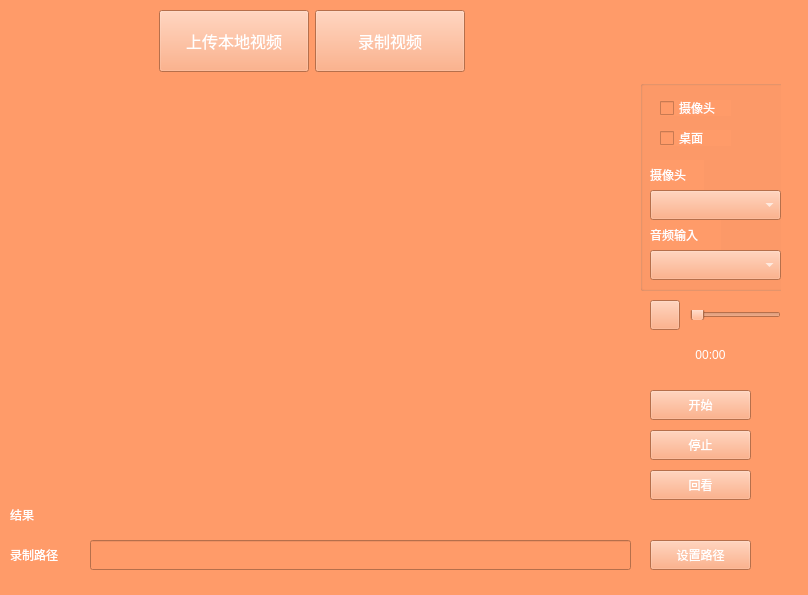
<?xml version="1.0" encoding="UTF-8"?>
<ui version="4.0">
 <class>UploadDialog</class>
 <widget class="QDialog" name="UploadDialog">
  <property name="geometry">
   <rect>
    <x>0</x>
    <y>0</y>
    <width>808</width>
    <height>595</height>
   </rect>
  </property>
  <property name="minimumSize">
   <size>
    <width>0</width>
    <height>0</height>
   </size>
  </property>
  <property name="maximumSize">
   <size>
    <width>9999</width>
    <height>9999</height>
   </size>
  </property>
  <property name="font">
   <font>
    <pointsize>12</pointsize>
   </font>
  </property>
  <property name="windowTitle">
   <string>Dialog</string>
  </property>
  <property name="styleSheet">
   <string notr="true">background-color: rgb(255, 155, 105);
color: rgb(255, 255, 255);</string>
  </property>
  <widget class="QStackedWidget" name="sw_page">
   <property name="geometry">
    <rect>
     <x>10</x>
     <y>80</y>
     <width>771</width>
     <height>501</height>
    </rect>
   </property>
   <property name="styleSheet">
    <string notr="true">background-color: rgb(255, 155, 105);</string>
   </property>
   <property name="currentIndex">
    <number>1</number>
   </property>
   <widget class="QWidget" name="page_1">
    <widget class="QLineEdit" name="le_path">
     <property name="geometry">
      <rect>
       <x>10</x>
       <y>20</y>
       <width>641</width>
       <height>41</height>
      </rect>
     </property>
     <property name="readOnly">
      <bool>true</bool>
     </property>
    </widget>
    <widget class="QPushButton" name="pb_view">
     <property name="geometry">
      <rect>
       <x>670</x>
       <y>20</y>
       <width>91</width>
       <height>41</height>
      </rect>
     </property>
     <property name="text">
      <string>浏览</string>
     </property>
    </widget>
    <widget class="QLabel" name="lb_process">
     <property name="geometry">
      <rect>
       <x>0</x>
       <y>420</y>
       <width>71</width>
       <height>31</height>
      </rect>
     </property>
     <property name="text">
      <string>上传进度</string>
     </property>
    </widget>
    <widget class="QProgressBar" name="pgb_upload">
     <property name="geometry">
      <rect>
       <x>70</x>
       <y>420</y>
       <width>561</width>
       <height>31</height>
      </rect>
     </property>
     <property name="maximum">
      <number>100</number>
     </property>
     <property name="value">
      <number>0</number>
     </property>
     <property name="alignment">
      <set>Qt::AlignCenter</set>
     </property>
    </widget>
    <widget class="QPushButton" name="pb_beginUpload">
     <property name="geometry">
      <rect>
       <x>650</x>
       <y>420</y>
       <width>111</width>
       <height>31</height>
      </rect>
     </property>
     <property name="text">
      <string>开始上传</string>
     </property>
    </widget>
    <widget class="QCheckBox" name="cb_video">
     <property name="geometry">
      <rect>
       <x>660</x>
       <y>300</y>
       <width>95</width>
       <height>22</height>
      </rect>
     </property>
     <property name="text">
      <string>旅游</string>
     </property>
    </widget>
    <widget class="QCheckBox" name="cb_food">
     <property name="geometry">
      <rect>
       <x>660</x>
       <y>100</y>
       <width>95</width>
       <height>22</height>
      </rect>
     </property>
     <property name="text">
      <string>美食</string>
     </property>
     <property name="icon">
      <iconset theme="美食">
       <normaloff>.</normaloff>.</iconset>
     </property>
    </widget>
    <widget class="QCheckBox" name="cb_dance">
     <property name="geometry">
      <rect>
       <x>660</x>
       <y>220</y>
       <width>95</width>
       <height>22</height>
      </rect>
     </property>
     <property name="text">
      <string>搞笑</string>
     </property>
    </widget>
    <widget class="QCheckBox" name="cb_outside">
     <property name="geometry">
      <rect>
       <x>660</x>
       <y>340</y>
       <width>95</width>
       <height>22</height>
      </rect>
     </property>
     <property name="text">
      <string>音乐</string>
     </property>
    </widget>
    <widget class="QCheckBox" name="cb_ennegy">
     <property name="geometry">
      <rect>
       <x>660</x>
       <y>180</y>
       <width>95</width>
       <height>22</height>
      </rect>
     </property>
     <property name="text">
      <string>科普</string>
     </property>
    </widget>
    <widget class="QCheckBox" name="cb_music">
     <property name="geometry">
      <rect>
       <x>660</x>
       <y>260</y>
       <width>95</width>
       <height>22</height>
      </rect>
     </property>
     <property name="text">
      <string>宠物</string>
     </property>
    </widget>
    <widget class="QCheckBox" name="cb_funny">
     <property name="geometry">
      <rect>
       <x>660</x>
       <y>140</y>
       <width>95</width>
       <height>22</height>
      </rect>
     </property>
     <property name="text">
      <string>新闻</string>
     </property>
    </widget>
    <widget class="QCheckBox" name="cb_edu">
     <property name="geometry">
      <rect>
       <x>660</x>
       <y>380</y>
       <width>95</width>
       <height>22</height>
      </rect>
     </property>
     <property name="text">
      <string>电影</string>
     </property>
    </widget>
    <widget class="QLabel" name="lb_gif">
     <property name="geometry">
      <rect>
       <x>10</x>
       <y>90</y>
       <width>631</width>
       <height>311</height>
      </rect>
     </property>
     <property name="styleSheet">
      <string notr="true">background-color: rgb(255, 155, 105);</string>
     </property>
     <property name="text">
      <string/>
     </property>
     <property name="alignment">
      <set>Qt::AlignCenter</set>
     </property>
    </widget>
   </widget>
   <widget class="QWidget" name="page_2">
    <widget class="VideoItem" name="wdg_videoItem" native="true">
     <property name="geometry">
      <rect>
       <x>0</x>
       <y>0</y>
       <width>621</width>
       <height>421</height>
      </rect>
     </property>
     <property name="styleSheet">
      <string notr="true"/>
     </property>
    </widget>
    <widget class="QLabel" name="lb_res">
     <property name="geometry">
      <rect>
       <x>0</x>
       <y>420</y>
       <width>621</width>
       <height>30</height>
      </rect>
     </property>
     <property name="text">
      <string>结果</string>
     </property>
    </widget>
    <widget class="QLabel" name="lb_recPath">
     <property name="geometry">
      <rect>
       <x>0</x>
       <y>460</y>
       <width>81</width>
       <height>30</height>
      </rect>
     </property>
     <property name="text">
      <string>录制路径</string>
     </property>
    </widget>
    <widget class="QLabel" name="lb_broadcast">
     <property name="geometry">
      <rect>
       <x>0</x>
       <y>510</y>
       <width>54</width>
       <height>30</height>
      </rect>
     </property>
     <property name="text">
      <string>直播</string>
     </property>
    </widget>
    <widget class="QLineEdit" name="le_savePath">
     <property name="geometry">
      <rect>
       <x>80</x>
       <y>460</y>
       <width>541</width>
       <height>30</height>
      </rect>
     </property>
     <property name="readOnly">
      <bool>true</bool>
     </property>
    </widget>
    <widget class="QLineEdit" name="le_broadcast">
     <property name="geometry">
      <rect>
       <x>80</x>
       <y>510</y>
       <width>541</width>
       <height>30</height>
      </rect>
     </property>
     <property name="readOnly">
      <bool>true</bool>
     </property>
    </widget>
    <widget class="QGroupBox" name="videoGroup">
     <property name="geometry">
      <rect>
       <x>630</x>
       <y>0</y>
       <width>161</width>
       <height>211</height>
      </rect>
     </property>
     <property name="title">
      <string/>
     </property>
     <widget class="QCheckBox" name="cb_cam">
      <property name="geometry">
       <rect>
        <x>20</x>
        <y>20</y>
        <width>71</width>
        <height>16</height>
       </rect>
      </property>
      <property name="text">
       <string>摄像头</string>
      </property>
     </widget>
     <widget class="QCheckBox" name="cb_desk">
      <property name="geometry">
       <rect>
        <x>20</x>
        <y>50</y>
        <width>71</width>
        <height>16</height>
       </rect>
      </property>
      <property name="text">
       <string>桌面</string>
      </property>
     </widget>
     <widget class="QLabel" name="lb_video">
      <property name="geometry">
       <rect>
        <x>10</x>
        <y>80</y>
        <width>54</width>
        <height>30</height>
       </rect>
      </property>
      <property name="text">
       <string>摄像头</string>
      </property>
     </widget>
     <widget class="QLabel" name="lb_audio">
      <property name="geometry">
       <rect>
        <x>10</x>
        <y>140</y>
        <width>71</width>
        <height>30</height>
       </rect>
      </property>
      <property name="text">
       <string>音频输入</string>
      </property>
     </widget>
     <widget class="QComboBox" name="cbx_cam">
      <property name="geometry">
       <rect>
        <x>10</x>
        <y>110</y>
        <width>131</width>
        <height>30</height>
       </rect>
      </property>
     </widget>
     <widget class="QComboBox" name="cbx_audio">
      <property name="geometry">
       <rect>
        <x>10</x>
        <y>170</y>
        <width>131</width>
        <height>30</height>
       </rect>
      </property>
     </widget>
    </widget>
    <widget class="QPushButton" name="pb_voice">
     <property name="geometry">
      <rect>
       <x>640</x>
       <y>220</y>
       <width>30</width>
       <height>30</height>
      </rect>
     </property>
     <property name="text">
      <string/>
     </property>
    </widget>
    <widget class="QSlider" name="slider_volumn">
     <property name="geometry">
      <rect>
       <x>680</x>
       <y>230</y>
       <width>91</width>
       <height>10</height>
      </rect>
     </property>
     <property name="orientation">
      <enum>Qt::Horizontal</enum>
     </property>
    </widget>
    <widget class="QPushButton" name="pb_recordBegin">
     <property name="geometry">
      <rect>
       <x>640</x>
       <y>310</y>
       <width>101</width>
       <height>30</height>
      </rect>
     </property>
     <property name="text">
      <string>开始</string>
     </property>
    </widget>
    <widget class="QPushButton" name="pb_recordEnd">
     <property name="geometry">
      <rect>
       <x>640</x>
       <y>350</y>
       <width>101</width>
       <height>30</height>
      </rect>
     </property>
     <property name="text">
      <string>停止</string>
     </property>
    </widget>
    <widget class="QPushButton" name="pb_see">
     <property name="geometry">
      <rect>
       <x>640</x>
       <y>390</y>
       <width>101</width>
       <height>30</height>
      </rect>
     </property>
     <property name="text">
      <string>回看</string>
     </property>
    </widget>
    <widget class="QPushButton" name="pb_savePath">
     <property name="geometry">
      <rect>
       <x>640</x>
       <y>460</y>
       <width>101</width>
       <height>30</height>
      </rect>
     </property>
     <property name="text">
      <string>设置路径</string>
     </property>
    </widget>
    <widget class="QPushButton" name="pb_rtmpUrl">
     <property name="geometry">
      <rect>
       <x>640</x>
       <y>510</y>
       <width>101</width>
       <height>30</height>
      </rect>
     </property>
     <property name="text">
      <string>直播地址</string>
     </property>
    </widget>
    <widget class="QLabel" name="lb_recTime">
     <property name="geometry">
      <rect>
       <x>650</x>
       <y>260</y>
       <width>101</width>
       <height>30</height>
      </rect>
     </property>
     <property name="text">
      <string>00:00</string>
     </property>
     <property name="alignment">
      <set>Qt::AlignCenter</set>
     </property>
    </widget>
   </widget>
  </widget>
  <widget class="QWidget" name="layoutWidget">
   <property name="geometry">
    <rect>
     <x>1</x>
     <y>10</y>
     <width>621</width>
     <height>62</height>
    </rect>
   </property>
   <layout class="QHBoxLayout" name="horizontalLayout">
    <item>
     <spacer name="horizontalSpacer">
      <property name="orientation">
       <enum>Qt::Horizontal</enum>
      </property>
      <property name="sizeHint" stdset="0">
       <size>
        <width>40</width>
        <height>20</height>
       </size>
      </property>
     </spacer>
    </item>
    <item>
     <widget class="QPushButton" name="pb_page1">
      <property name="minimumSize">
       <size>
        <width>150</width>
        <height>60</height>
       </size>
      </property>
      <property name="maximumSize">
       <size>
        <width>999</width>
        <height>999</height>
       </size>
      </property>
      <property name="text">
       <string>上传本地视频</string>
      </property>
     </widget>
    </item>
    <item>
     <widget class="QPushButton" name="pb_page2">
      <property name="minimumSize">
       <size>
        <width>150</width>
        <height>60</height>
       </size>
      </property>
      <property name="maximumSize">
       <size>
        <width>999</width>
        <height>999</height>
       </size>
      </property>
      <property name="text">
       <string>录制视频</string>
      </property>
     </widget>
    </item>
    <item>
     <spacer name="horizontalSpacer_2">
      <property name="orientation">
       <enum>Qt::Horizontal</enum>
      </property>
      <property name="sizeHint" stdset="0">
       <size>
        <width>40</width>
        <height>20</height>
       </size>
      </property>
     </spacer>
    </item>
   </layout>
  </widget>
 </widget>
 <customwidgets>
  <customwidget>
   <class>VideoItem</class>
   <extends>QWidget</extends>
   <header location="global">videoitem.h</header>
   <container>1</container>
  </customwidget>
 </customwidgets>
 <resources/>
 <connections/>
</ui>
